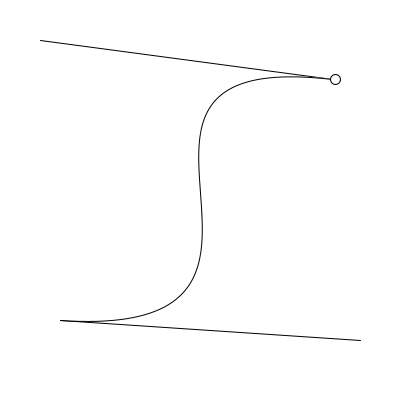
Frame 1 (no input)
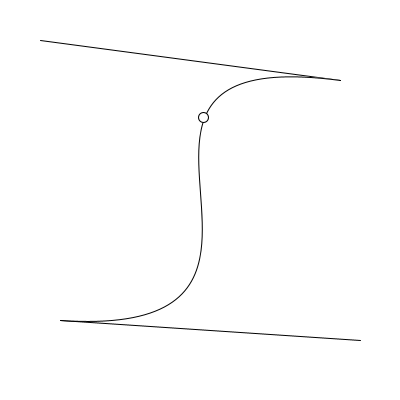
Frame 60 (the mouse pressed at the canvas centre just before this capture)
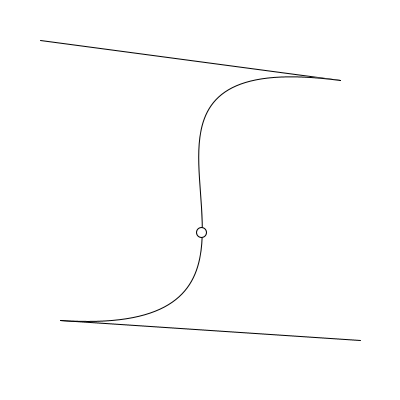
Frame 120 (the mouse held since frame 60 and released just before this capture)

The Processing sketch that drew these frames (run headless with seeded random() and noise(); from frame 60 on, the mouse is pressed at the canvas centre):

// Processing sketch: week03_8_bezier_equation
// ── week03_8_bezier_equation.pde
//week03_8_bezier_equation
void setup(){
  size(400, 400);
}
int x1 = 340, x2 = 40, x3 = 360, x4 = 60;
int y1 = 80, y2 = 40, y3 = 340, y4 = 320;
void draw(){
  background(255);
  line(x1, y1, x2, y2);
  line(x3, y3, x4, y4);
  bezier(x1, y1, x2, y2, x3, y3, x4, y4);//貝式曲線
  float t = frameCount / 200.0 % 1;
  float t2 = 1 - t;
  float x = x1 * t2 * t2 * t2 + 3 * x2 * t * t2 * t2 + 3 * x3 * t * t * t2 + x4 * t * t * t;
  float y = y1 * t2 * t2 * t2 + 3 * y2 * t * t2 * t2 + 3 * y3 * t * t * t2 + y4 * t * t * t;
  ellipse(x, y, 10, 10);
}
